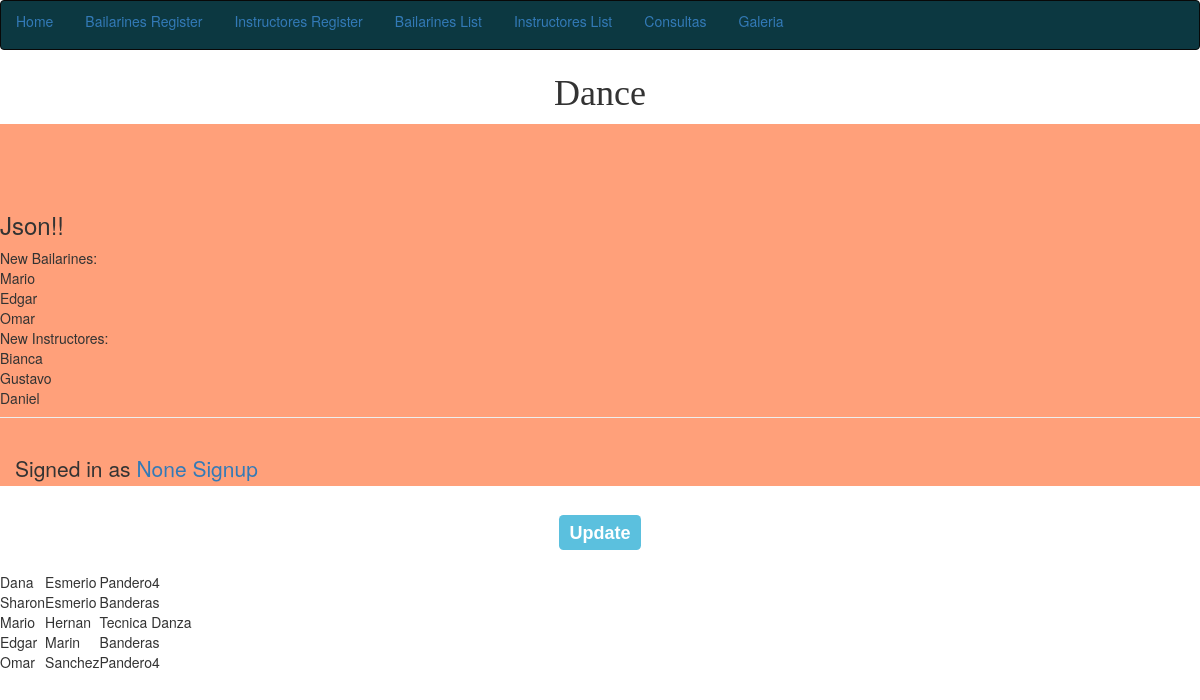
The page /Reporte/ on the database its author committed.
### bases/models.py (models this page shows, shortened)
class Bailarines(models.Model):
	nombre_bailarin = models.CharField(max_length=20)
	apellido_paterno_bailarin = models.CharField(max_length=20)
	apellido_materno_bailarin = models.CharField(max_length=20)
	edad_bailarin = models.IntegerField()
	curso = models.CharField(max_length=25)
	horario_ensayo = models.CharField(max_length=10)
	image_bailarin = models.ImageField(upload_to='Bailarines_Image', blank=True)
	Instructor_danza = models.CharField(max_length=60)
	id = models.IntegerField(primary_key=True)
	manager= BailarinesQuerySet.as_manager()
	def curso_pandero(self):
		if self.curso=='Banderas':
			return True
		else:
			return False
		curso_pandero.boolean=True
	curso_pandero.short_description='Nivel Avanzado'

### bases/views.py (the view)
# urls.py: url(r'^Reporte/$',bailarines_report.as_view(), name = 'bailarines_report_view'),
class bailarines_report(ListView):
	template_name = 'bailarines_report.html'
	model = Bailarines

### bases/processors.py (called while the page is built)
def  bailarines_proces(request):
	bailarines_items = 'Los bailarines de la academia'
	return {'BAILARINES_ITEMS': bailarines_items}

### templates/bailarines_report.html (shortened to what this page needs)
{% extends 'base.html' %}
{% block content %}
<h3><center><span class="label label-info"><FONT FACE="arial">Update</FONT></span></center></h3>
<br>
	<table>
		{% for item in object_list %}
		<tr>
		<td>{{item.nombre_bailarin}}</td>
		<td>{{item.apellido_paterno_bailarin}}</td>
		<td>{{item.curso}}</td>
		</tr>
		{% endfor %}
	</table>
{% endblock %}

### rows shown on the page
Bailarines: nombre_bailarin "Dana", apellido_paterno_bailarin "Esmerio", curso "Pandero4"
Bailarines: nombre_bailarin "Sharon", apellido_paterno_bailarin "Esmerio", curso "Banderas"
Bailarines: nombre_bailarin "Mario", apellido_paterno_bailarin "Hernan", curso "Tecnica Danza"
Bailarines: nombre_bailarin "Edgar", apellido_paterno_bailarin "Marin", curso "Banderas"
Bailarines: nombre_bailarin "Omar", apellido_paterno_bailarin "Sanchez", curso "Pandero4"
